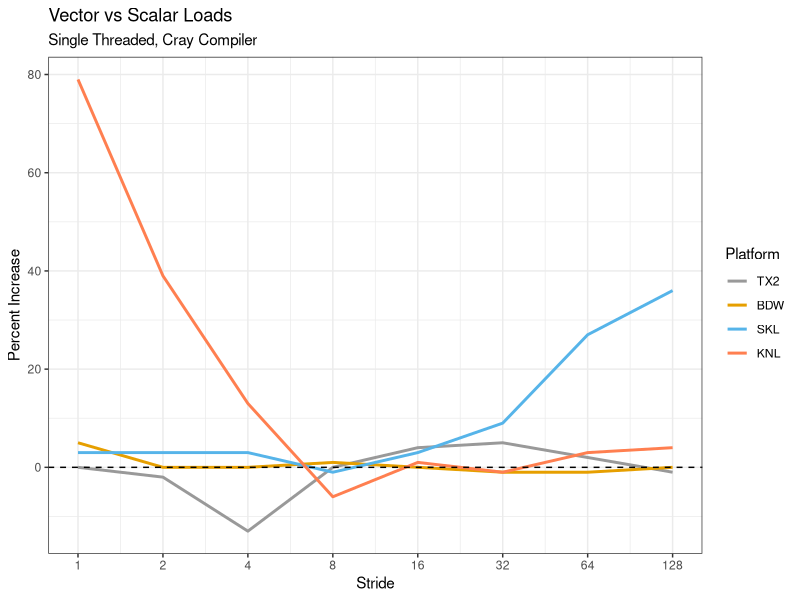
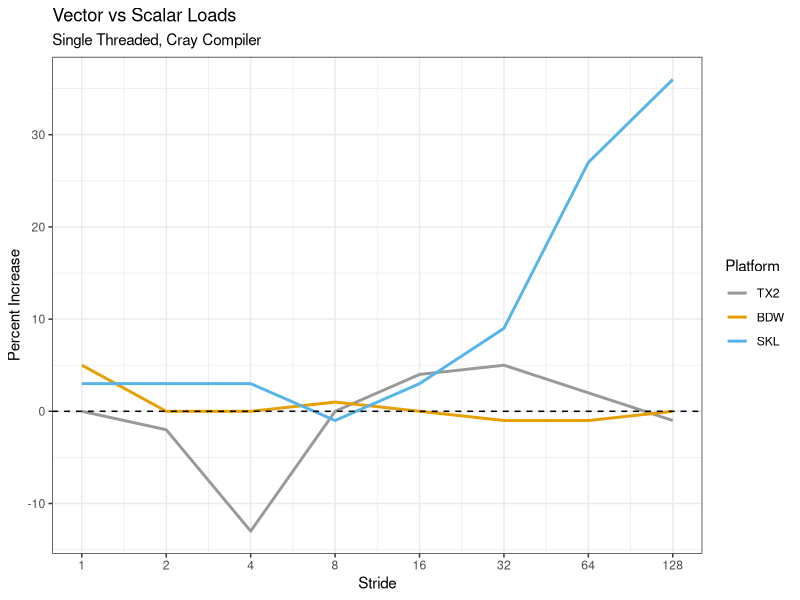
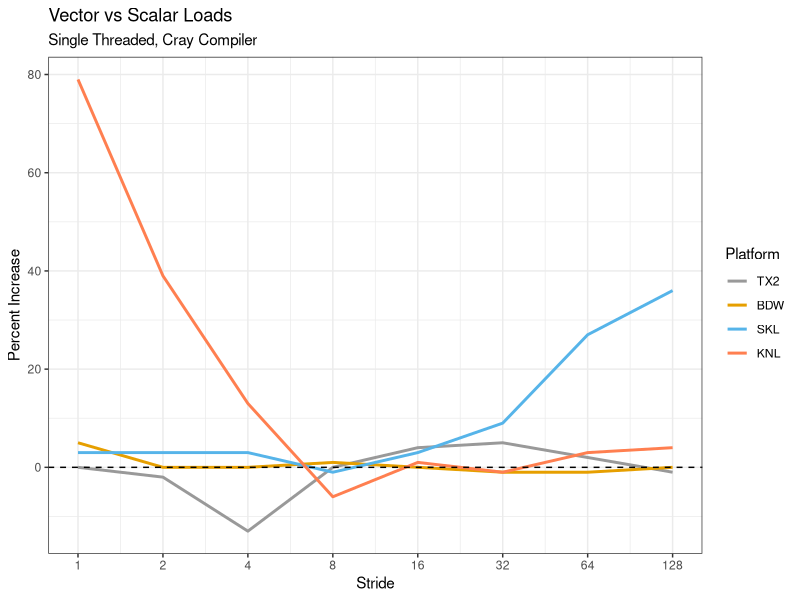
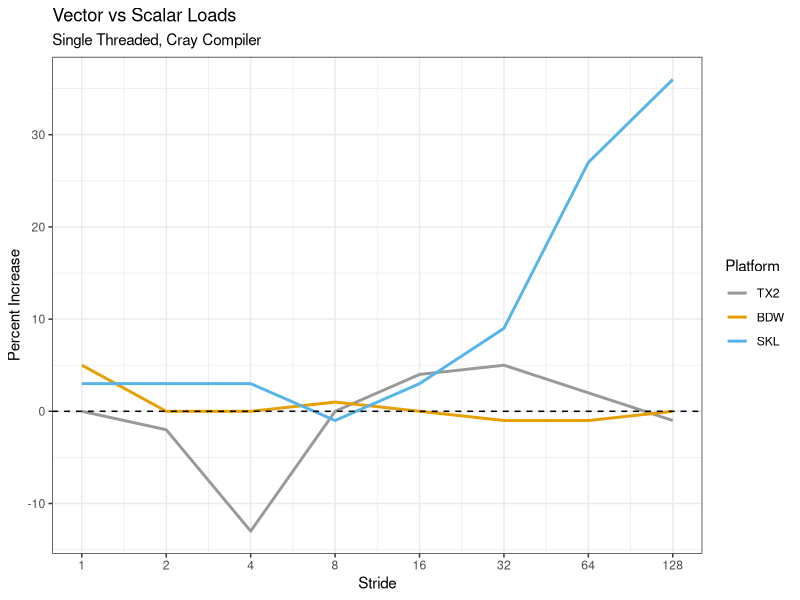

Write R code to recreate these figures, in order.
#R script to plot the SIMD versus scalar results

library(ggplot2)
library(reshape)

setwd('.')
data=read.table('vector_scalar_pct.txt', header=T, fill=T, colClasses="integer", sep=' ')
data2= data[, !(names(data) %in% "KNL")]
data = melt(data, id=c("Stride"))
data2 = melt(data2, id=c("Stride"))
colnames(data) = c("stride", "Platform", "pct")
colnames(data2) = c("stride", "Platform", "pct")
data$Platform = as.factor(data$Platform)
data2$Platform = as.factor(data2$Platform)

p = ggplot(data, aes(x=stride, y=pct, group=Platform)) + 
    geom_line(aes(col=Platform), size=1) + theme_bw() + labs(x="Stride", y="Percent Increase", title="Vector vs Scalar Loads", subtitle="Single Threaded, Cray Compiler") + 
    scale_x_continuous(breaks=c(1,2,4,8,16,32,64,128), trans="log2") + 
    scale_color_manual(values=c("#999999", "#E69F00",  "#56B4E9","coral")) + 
    geom_hline(yintercept=0, linetype="dashed")
p

p2 = ggplot(data2, aes(x=stride, y=pct, group=Platform)) + 
  geom_line(aes(col=Platform), size=1) + theme_bw() + labs(x="Stride", y="Percent Increase", title="Vector vs Scalar Loads", subtitle="Single Threaded, Cray Compiler") + 
  scale_x_continuous(breaks=c(1,2,4,8,16,32,64,128), trans="log2") + 
  scale_color_manual(values=c("#999999", "#E69F00", "#56B4E9")) + 
  geom_hline(yintercept=0, linetype="dashed")

p2

ggsave("vector_vs_scalar_speedup.png", plot = p, height=6, width=6, units="in")
ggsave("vector_vs_scalar_speedup_no_knl.png", plot = p2, height=6, width=6, units="in")
data
